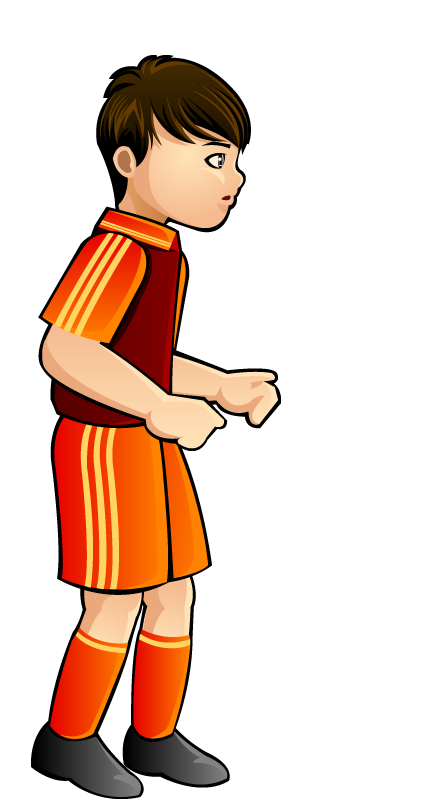
#> input picture src/public/resources/player_1/Jump 1-1.png, 448 x 809 px; its folder holds only this picture in this run
$ python flip_images.py
#> lines starting #> are read from the running program, lines starting #| are printed output that depends on the picture
import PIL
from PIL import Image
from pathlib import Path
import re

base_directory = Path('.')
image_file_names = [file.as_posix() for file in list(base_directory.glob("**/*.png"))]

def resize(image_file_name):
#> called with image_file_name = 'player_1/Jump 1-1.png'
    image = Image.open(image_file_name)
#> image is the input picture: PIL image 448x809 RGBA; mean R, G, B, A 186, 163.3, 150.8, 71.8
    output = image.resize((100, 200))
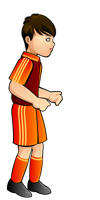
#> output: PIL image 100x200 RGBA; mean R, G, B, A 49.4, 26.8, 14.2, 71.8; transparent parts drawn white
    output.save(image_file_name)

for file_name in image_file_names:
    resize(file_name)
#> pass 2 of the loop `for file_name in image_file_names:`:
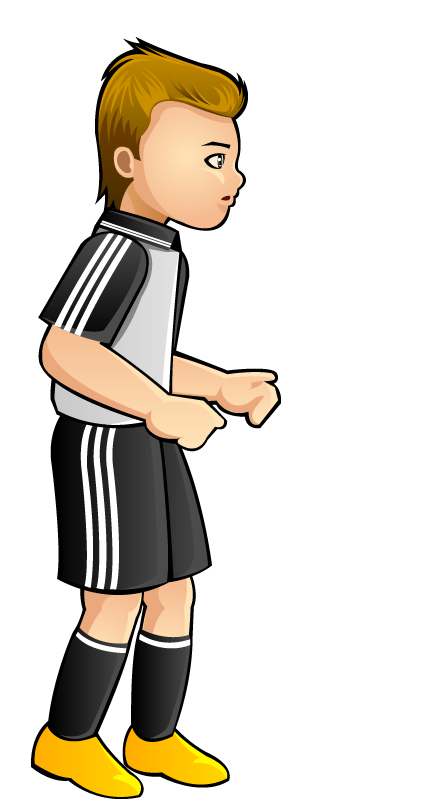
#> input picture src/public/resources/player_2/Jump 2-1.png, 448 x 809 px
#> in resize, image is the input picture: PIL image 448x809 RGBA; mean R, G, B, A 175.4, 169.2, 159.2, 73.1
#> in resize (call 2), `output = image.resize((100, 200))`:
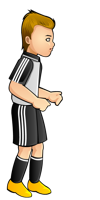
#> output: PIL image 100x200 RGBA; mean R, G, B, A 40.8, 34.7, 24.5, 73.1; transparent parts drawn white

# [5 lines of commented-out code are left out]
